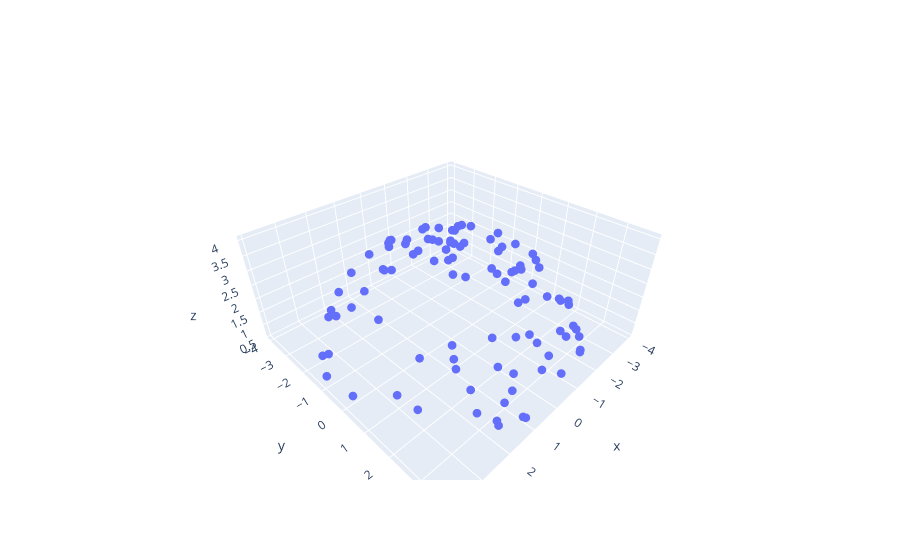

Source (notebook cell):
### Code cell
import plotly.graph_objects as go
import random

def thresh(x,threshold=0.6):
    if x > threshold:
        return 1
    else:
        return 0
    

point_graph = go.Scatter3d(
        x=cams[:,0],
        y=cams[:,1],
        z=cams[:,2],

        mode='markers',

        marker=dict(
            size = 3,
        
        ))

# layout = go.Layout(
#     scene = {
#     'xaxis': {'range': [-2, 2], 'rangemode': 'tozero', 'tickmode': "linear", 'tick0': -5, 'dtick': 1},
#     'yaxis': {'range': [-2, 2], 'rangemode': 'tozero', 'tickmode': "linear", 'tick0': -5, 'dtick': 1},
#     'zaxis': {'range': [-2, 2], 'rangemode': 'tozero', 'tickmode': "linear", 'tick0': -5, 'dtick': 1},
#     'aspectmode': 'cube'
#     }
# )
fig = go.Figure(data=point_graph, axis = False)
fig.show()
